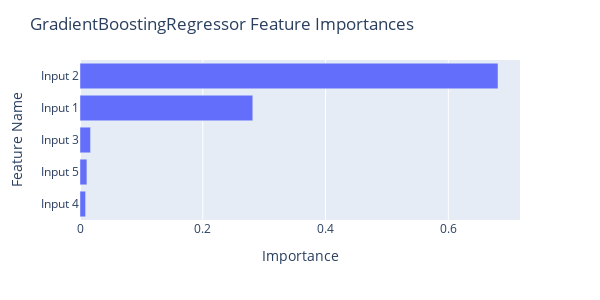

The cell this chart's notebook holds for it:
### Code cell
fig = px.bar(df_gb, x="Importance", y="Feature Name")

fig.update_layout(
    autosize=False,
    width=600,
    height=300,
    title_text=f"GradientBoostingRegressor Feature Importances",
    yaxis={'categoryorder':'total ascending'}
)

fig.show()

### Figure 1 — Plotly figure (JSON) as saved in the notebook; plotly's stock layout.template omitted (floating-point values rounded to 4 significant figures)
{"data": [{"alignmentgroup": "True", "hovertemplate": "Importance=%{x}<br>Feature Name=%{y}<extra></extra>", "legendgroup": "", "marker": {"color": "#636efa", "pattern": {"shape": ""}}, "name": "", "offsetgroup": "", "orientation": "h", "showlegend": false, "textposition": "auto", "type": "bar", "x": [0.681, 0.2815, 0.01715, 0.01126, 0.009109], "xaxis": "x", "y": ["Input 2", "Input 1", "Input 3", "Input 5", "Input 4"], "yaxis": "y"}], "layout": {"autosize": false, "barmode": "relative", "height": 300, "legend": {"tracegroupgap": 0}, "margin": {"t": 60}, "title": {"text": "GradientBoostingRegressor Feature Importances"}, "width": 600, "xaxis": {"anchor": "y", "autorange": true, "domain": [0, 1], "range": [0, 0.7168], "title": {"text": "Importance"}, "type": "linear"}, "yaxis": {"anchor": "x", "autorange": true, "categoryorder": "total ascending", "domain": [0, 1], "range": [-0.5, 4.5], "title": {"text": "Feature Name"}, "type": "category"}}}
